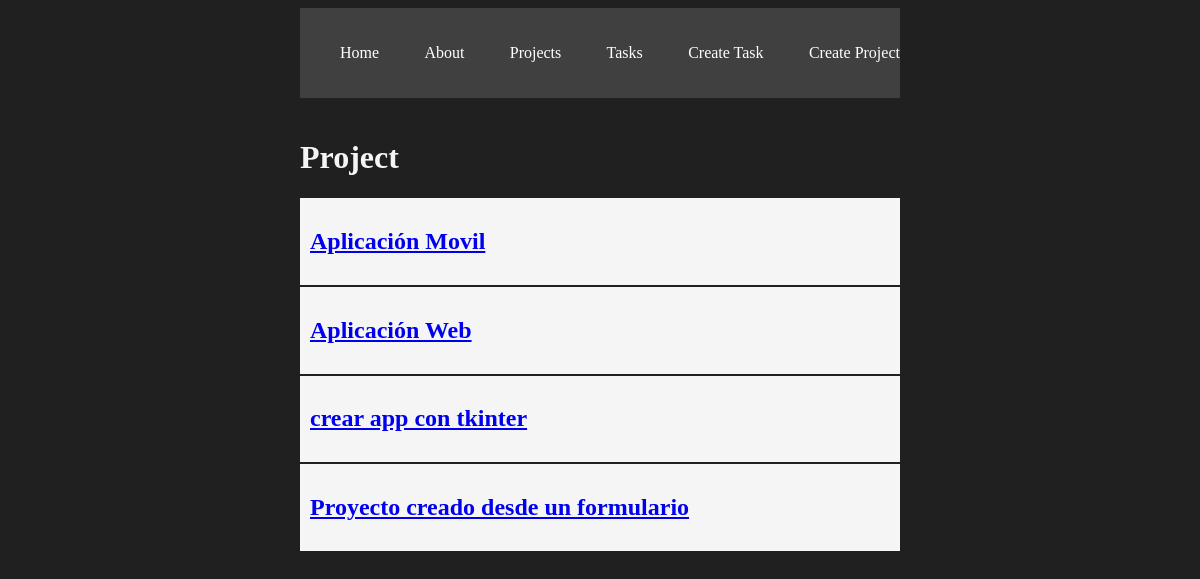
/projects/, run on the app's committed database.
### myapp/models.py (models this page shows)
class Project(models.Model):
	name = models.CharField(max_length=200)
	def __str__(self):
		return self.name

### myapp/views.py (the view)
# urls.py: path("projects/", views.projects, name="projects"),
def projects(request):
	projects = Project.objects.all()
	return render(request, 'projects/projects.html', {
		'projects': projects
	})

### myapp/templates/projects/projects.html
{% extends 'layouts/base.html' %}
{% block content %}
<h1>Project</h1>
{% for project in projects %}
<article class="card">
	<a href="{% url 'project_detail' project.id %}">
		<h1>{{ project }}</h1>
	</a>
</article>
{% endfor %}
{% endblock %}

### myapp/static/styles/main.css (style rules this page uses)
body { background: #202020; color: whitesmoke; }
.card { background: whitesmoke; color: black; padding: 10px; margin-bottom: 2px; }

### data on the page
Project: name "Aplicación Movil"
Project: name "Aplicación Web"
Project: name "crear app con tkinter"
Project: name "Proyecto creado desde un formulario"
